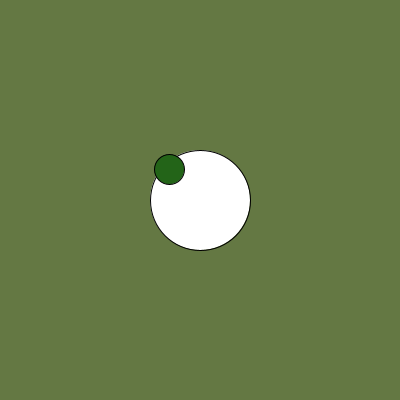
Frame 1 (no input)
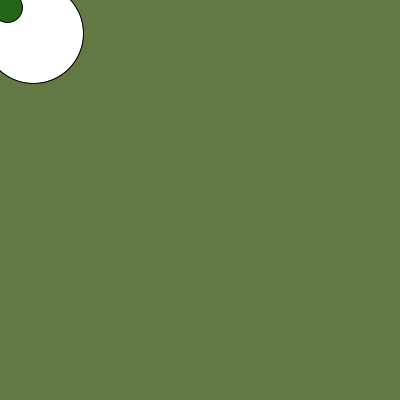
Frame 60 (the mouse pressed at the canvas centre just before this capture)
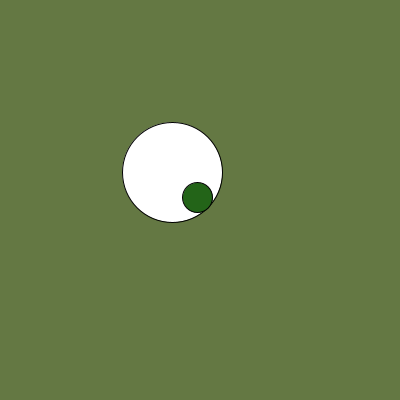
Frame 120 (the mouse held since frame 60 and released just before this capture)

The Processing sketch that drew these frames (run headless with seeded random() and noise(); from frame 60 on, the mouse is pressed at the canvas centre):

// Processing sketch: processing_69119
// ── processing_69119.pde

float x=200;
float y=200;
float d=100;
float direction;
float xCible;
float yCible;
float vitesse;

float pupilleD = 30;

void setup() {
  size (400,400);
  smooth();
  noStroke();
}

void draw() {
  background(100, 120, 67);
  fill(255);
  
  stroke(0);
  ellipse(x,y,d,d);
  
  x = x + (xCible - x) * 0.03;
  y = y + (yCible - y) * 0.03;

  float radians = atan2 (mouseY-y,mouseX-x);
  float distance = dist(mouseX,mouseY,x,y);
  
  distance = constrain(distance,0,d/2 - pupilleD/2);
  
  float pupilleX = cos(radians)* distance + x;
  float pupilleY = sin(radians)* distance + y;
  
  fill(35,100,24);
  ellipse(pupilleX,pupilleY, pupilleD,pupilleD);
}

void mousePressed(){
  
xCible = mouseX;
yCible = mouseY;

}
